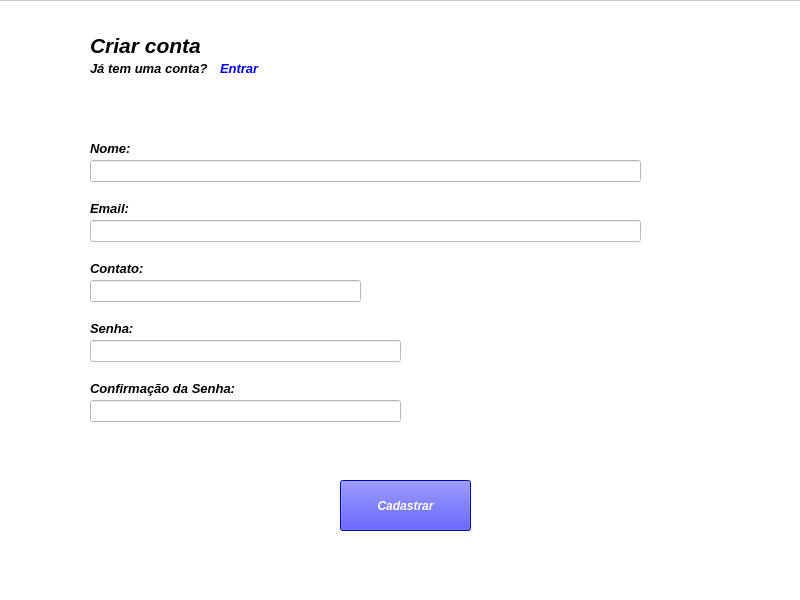
<?xml version="1.0" encoding="UTF-8"?>
<ui version="4.0">
 <class>Tela_Cadastro</class>
 <widget class="QMainWindow" name="Tela_Cadastro">
  <property name="geometry">
   <rect>
    <x>0</x>
    <y>0</y>
    <width>800</width>
    <height>600</height>
   </rect>
  </property>
  <property name="windowTitle">
   <string>MainWindow</string>
  </property>
  <widget class="QWidget" name="centralwidget">
   <widget class="QFrame" name="frame">
    <property name="geometry">
     <rect>
      <x>-10</x>
      <y>0</y>
      <width>811</width>
      <height>601</height>
     </rect>
    </property>
    <property name="font">
     <font>
      <pointsize>12</pointsize>
     </font>
    </property>
    <property name="styleSheet">
     <string notr="true">background-color: rgb(255, 255, 255);</string>
    </property>
    <property name="frameShape">
     <enum>QFrame::Shape::StyledPanel</enum>
    </property>
    <property name="frameShadow">
     <enum>QFrame::Shadow::Raised</enum>
    </property>
    <widget class="QLabel" name="txt_Criar_Conta">
     <property name="geometry">
      <rect>
       <x>100</x>
       <y>30</y>
       <width>161</width>
       <height>31</height>
      </rect>
     </property>
     <property name="font">
      <font>
       <pointsize>16</pointsize>
       <italic>true</italic>
       <bold>true</bold>
      </font>
     </property>
     <property name="text">
      <string>Criar conta</string>
     </property>
    </widget>
    <widget class="QLabel" name="txt_jtemconta">
     <property name="geometry">
      <rect>
       <x>100</x>
       <y>60</y>
       <width>121</width>
       <height>16</height>
      </rect>
     </property>
     <property name="font">
      <font>
       <pointsize>10</pointsize>
       <italic>true</italic>
       <bold>true</bold>
      </font>
     </property>
     <property name="text">
      <string>Já tem uma conta? </string>
     </property>
    </widget>
    <widget class="QLabel" name="link_entrar">
     <property name="geometry">
      <rect>
       <x>230</x>
       <y>60</y>
       <width>71</width>
       <height>16</height>
      </rect>
     </property>
     <property name="font">
      <font>
       <pointsize>10</pointsize>
       <italic>true</italic>
       <bold>true</bold>
      </font>
     </property>
     <property name="styleSheet">
      <string notr="true">color: rgb(0, 0, 255);</string>
     </property>
     <property name="text">
      <string>Entrar</string>
     </property>
    </widget>
    <widget class="QLabel" name="txt_nome">
     <property name="geometry">
      <rect>
       <x>100</x>
       <y>140</y>
       <width>121</width>
       <height>16</height>
      </rect>
     </property>
     <property name="font">
      <font>
       <pointsize>10</pointsize>
       <italic>true</italic>
       <bold>true</bold>
      </font>
     </property>
     <property name="text">
      <string>Nome:</string>
     </property>
    </widget>
    <widget class="QLineEdit" name="line_nome">
     <property name="geometry">
      <rect>
       <x>100</x>
       <y>160</y>
       <width>551</width>
       <height>22</height>
      </rect>
     </property>
    </widget>
    <widget class="QLabel" name="txt_email">
     <property name="geometry">
      <rect>
       <x>100</x>
       <y>200</y>
       <width>121</width>
       <height>16</height>
      </rect>
     </property>
     <property name="font">
      <font>
       <pointsize>10</pointsize>
       <italic>true</italic>
       <bold>true</bold>
      </font>
     </property>
     <property name="text">
      <string>Email:</string>
     </property>
    </widget>
    <widget class="QLineEdit" name="line_email">
     <property name="geometry">
      <rect>
       <x>100</x>
       <y>220</y>
       <width>551</width>
       <height>22</height>
      </rect>
     </property>
    </widget>
    <widget class="QLabel" name="txt_contato">
     <property name="geometry">
      <rect>
       <x>100</x>
       <y>260</y>
       <width>121</width>
       <height>16</height>
      </rect>
     </property>
     <property name="font">
      <font>
       <pointsize>10</pointsize>
       <italic>true</italic>
       <bold>true</bold>
      </font>
     </property>
     <property name="text">
      <string>Contato:</string>
     </property>
    </widget>
    <widget class="QLineEdit" name="line_contato">
     <property name="geometry">
      <rect>
       <x>100</x>
       <y>280</y>
       <width>271</width>
       <height>22</height>
      </rect>
     </property>
    </widget>
    <widget class="QLabel" name="txt_senha">
     <property name="geometry">
      <rect>
       <x>100</x>
       <y>320</y>
       <width>121</width>
       <height>16</height>
      </rect>
     </property>
     <property name="font">
      <font>
       <pointsize>10</pointsize>
       <italic>true</italic>
       <bold>true</bold>
      </font>
     </property>
     <property name="text">
      <string>Senha:</string>
     </property>
    </widget>
    <widget class="QLineEdit" name="line_senha">
     <property name="geometry">
      <rect>
       <x>100</x>
       <y>340</y>
       <width>311</width>
       <height>22</height>
      </rect>
     </property>
    </widget>
    <widget class="QLabel" name="txt_confrimar_senha">
     <property name="geometry">
      <rect>
       <x>100</x>
       <y>380</y>
       <width>151</width>
       <height>16</height>
      </rect>
     </property>
     <property name="font">
      <font>
       <pointsize>10</pointsize>
       <italic>true</italic>
       <bold>true</bold>
      </font>
     </property>
     <property name="text">
      <string>Confirmação da Senha:</string>
     </property>
    </widget>
    <widget class="QLineEdit" name="line_Confirmar_senha">
     <property name="geometry">
      <rect>
       <x>100</x>
       <y>400</y>
       <width>311</width>
       <height>22</height>
      </rect>
     </property>
    </widget>
    <widget class="QLabel" name="label_9">
     <property name="geometry">
      <rect>
       <x>310</x>
       <y>510</y>
       <width>151</width>
       <height>16</height>
      </rect>
     </property>
     <property name="font">
      <font>
       <pointsize>10</pointsize>
       <italic>true</italic>
       <bold>true</bold>
      </font>
     </property>
     <property name="text">
      <string/>
     </property>
    </widget>
    <widget class="QPushButton" name="pushButton_Cadastrar">
     <property name="geometry">
      <rect>
       <x>350</x>
       <y>480</y>
       <width>131</width>
       <height>51</height>
      </rect>
     </property>
     <property name="font">
      <font>
       <italic>true</italic>
       <bold>true</bold>
      </font>
     </property>
     <property name="styleSheet">
      <string notr="true">color: rgb(255, 255, 255);
background-color: rgb(0, 0, 255);</string>
     </property>
     <property name="text">
      <string>Cadastrar</string>
     </property>
    </widget>
   </widget>
  </widget>
 </widget>
 <resources/>
 <connections/>
</ui>
